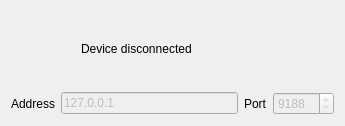
<?xml version="1.0" encoding="UTF-8"?>
<ui version="4.0">
 <class>Window</class>
 <widget class="QDialog" name="Window">
  <property name="geometry">
   <rect>
    <x>0</x>
    <y>0</y>
    <width>345</width>
    <height>126</height>
   </rect>
  </property>
  <property name="windowTitle">
   <string>Magic Client</string>
  </property>
  <layout class="QGridLayout" name="gridLayout">
   <item row="0" column="0">
    <layout class="QHBoxLayout" name="horizontalLayout_4">
     <item>
      <widget class="QLabel" name="statusIconLabel">
       <property name="minimumSize">
        <size>
         <width>64</width>
         <height>64</height>
        </size>
       </property>
       <property name="maximumSize">
        <size>
         <width>64</width>
         <height>64</height>
        </size>
       </property>
       <property name="text">
        <string/>
       </property>
       <property name="pixmap">
        <pixmap resource="systray.qrc">:/images/power_off.png</pixmap>
       </property>
       <property name="scaledContents">
        <bool>true</bool>
       </property>
      </widget>
     </item>
     <item>
      <widget class="QLabel" name="statusLabel">
       <property name="text">
        <string>Device disconnected</string>
       </property>
      </widget>
     </item>
    </layout>
   </item>
   <item row="0" column="1">
    <spacer name="horizontalSpacer">
     <property name="orientation">
      <enum>Qt::Horizontal</enum>
     </property>
     <property name="sizeHint" stdset="0">
      <size>
       <width>105</width>
       <height>20</height>
      </size>
     </property>
    </spacer>
   </item>
   <item row="1" column="0" colspan="2">
    <layout class="QHBoxLayout" name="horizontalLayout">
     <item>
      <widget class="QLabel" name="addressLabel">
       <property name="text">
        <string>Address</string>
       </property>
      </widget>
     </item>
     <item>
      <widget class="QLineEdit" name="addressEdit">
       <property name="enabled">
        <bool>false</bool>
       </property>
       <property name="text">
        <string>127.0.0.1</string>
       </property>
       <property name="readOnly">
        <bool>true</bool>
       </property>
      </widget>
     </item>
     <item>
      <widget class="QLabel" name="portLabel">
       <property name="text">
        <string>Port</string>
       </property>
      </widget>
     </item>
     <item>
      <widget class="QSpinBox" name="portSpinBox">
       <property name="enabled">
        <bool>false</bool>
       </property>
       <property name="readOnly">
        <bool>true</bool>
       </property>
       <property name="maximum">
        <number>90000</number>
       </property>
       <property name="value">
        <number>9188</number>
       </property>
      </widget>
     </item>
    </layout>
   </item>
  </layout>
 </widget>
 <resources>
  <include location="systray.qrc"/>
 </resources>
 <connections/>
</ui>
